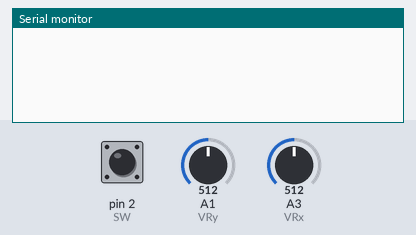
Bench run of a sketch on a simulated Arduino Uno, built with avr-gcc and run on an emulated ATmega328P. Parts: the last lines printed to the serial monitor. The inputs (shaded band) are chosen by the test bench; at power-on: A1 (VRy) = 512, A3 (VRx) = 512, pin 2 (SW) HIGH.

Above: at 1.2 s.
1.3 s: A1 (VRy) set to 494
At 2.1 s:
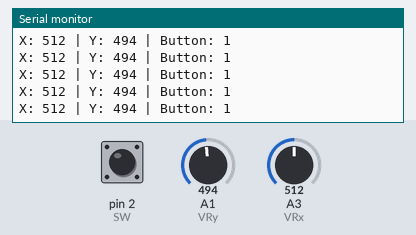
3.2 s: A3 (VRx) set to 105
At 3.8 s:
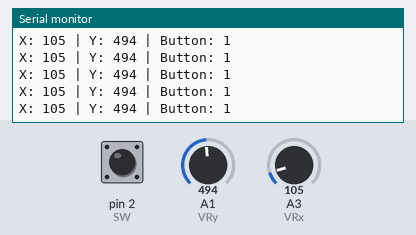
6.2 s: A3 (VRx) set to 92
At 6.7 s:
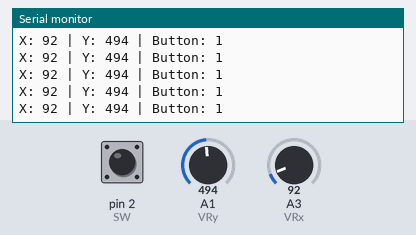
7.7 s: A1 (VRy) set to 981
At 8.7 s:
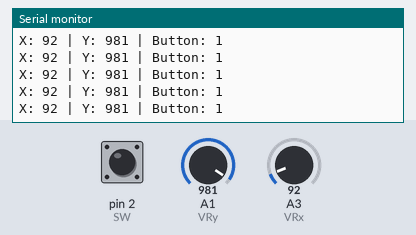
9.2 s: A1 (VRy) set to 1010
At 10.3 s:
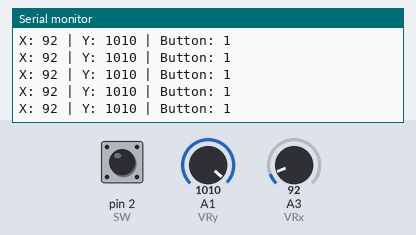
Timing chart, 0 to 12.2 s (numbered marks = the images above; inputs shaded):
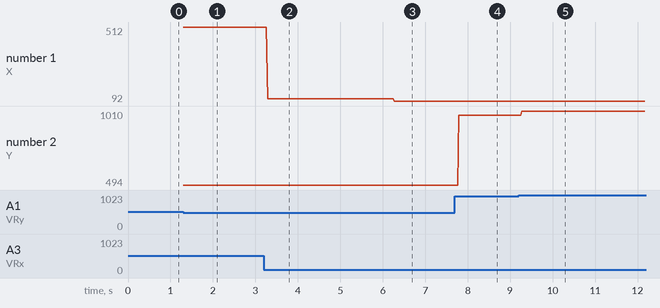

Measured:
- the behaviour switches between 502 and 501 on A1 (VRy) (found by bisection; images 0 and 1)
- after the input at 1.3 s, the serial monitor: prints a new line at once (image 1)
- after the input at 3.2 s, the serial monitor: prints a new line after 0.09 s (image 2)
- after the input at 6.2 s, the serial monitor: prints a new line after 0.08 s (image 3)
- after the input at 7.7 s, the serial monitor: prints a new line after 0.09 s (image 4)
- after the input at 9.2 s, the serial monitor: prints a new line after 0.08 s (image 5)
- plotted number 1: 512 → 105 after the input at 3.2 s, 105 → 92 after the input at 6.2 s
- plotted number 2: 494 → 981 after the input at 7.7 s, 981 → 1010 after the input at 9.2 s

The sketch:

ArduinoJoystick.ino
```cpp
int VRx = A3;
int VRy = A1;
int SW = 2;

int xPosition = 0;
int yPosition = 0;
int SW_state = 0;
int mapX = 0;
int mapY = 0;

void setup() {
  Serial.begin(9600);

  pinMode(VRx, INPUT);
  pinMode(VRy, INPUT);
  pinMode(SW, INPUT_PULLUP);

}

void loop() {
  xPosition = analogRead(VRx);
  yPosition = analogRead(VRy);
  SW_state = digitalRead(SW);

  if(xPosition > 522 || xPosition < 502 || yPosition > 522 || yPosition < 502 || SW_state != 1){
    Serial.print("X: ");
    Serial.print(xPosition);
    Serial.print(" | Y: ");
    Serial.print(yPosition);
    Serial.print(" | Button: ");
    Serial.println(SW_state);
  }


}
```
